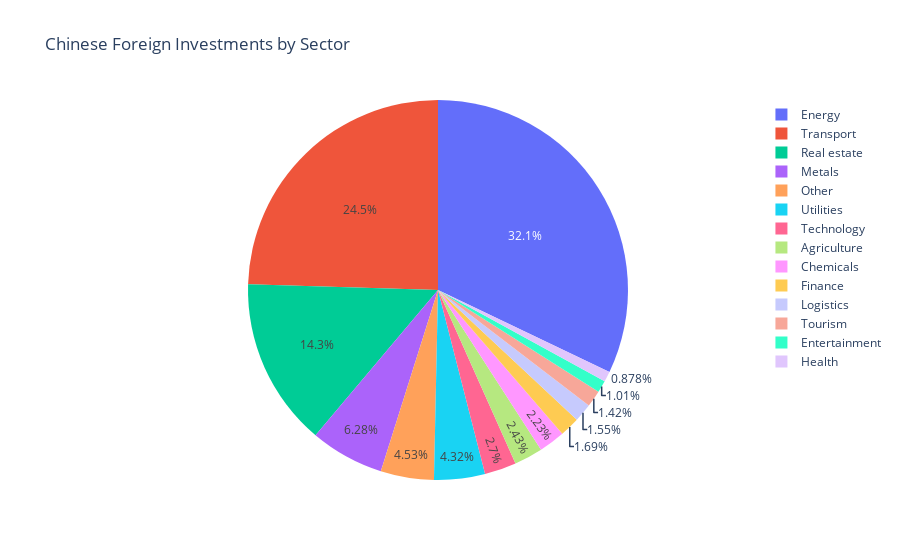

The code cell stored with this chart in its notebook:
### Code cell
value_counts = bri['Sector'].value_counts()
percent = px.pie(names=value_counts.index, values=value_counts.values, title='Chinese Foreign Investments by Sector')
percent.show()
percent.write_html("1PercentPieSectorBRI.html")

### Figure 1 — Plotly figure (JSON) as saved in the notebook; plotly's stock layout.template omitted (floating-point values rounded to 4 significant figures)
{"data": [{"domain": {"x": [0, 1], "y": [0, 1]}, "hovertemplate": "label=%{label}<br>value=%{value}<extra></extra>", "labels": ["Energy", "Transport", "Real estate", "Metals", "Other", "Utilities", "Technology", "Agriculture", "Chemicals", "Finance", "Logistics", "Tourism", "Entertainment", "Health"], "legendgroup": "", "name": "", "showlegend": true, "type": "pie", "values": [475, 363, 212, 93, 67, 64, 40, 36, 33, 25, 23, 21, 15, 13]}], "layout": {"autosize": true, "legend": {"tracegroupgap": 0}, "title": {"text": "Chinese Foreign Investments by Sector"}}}
